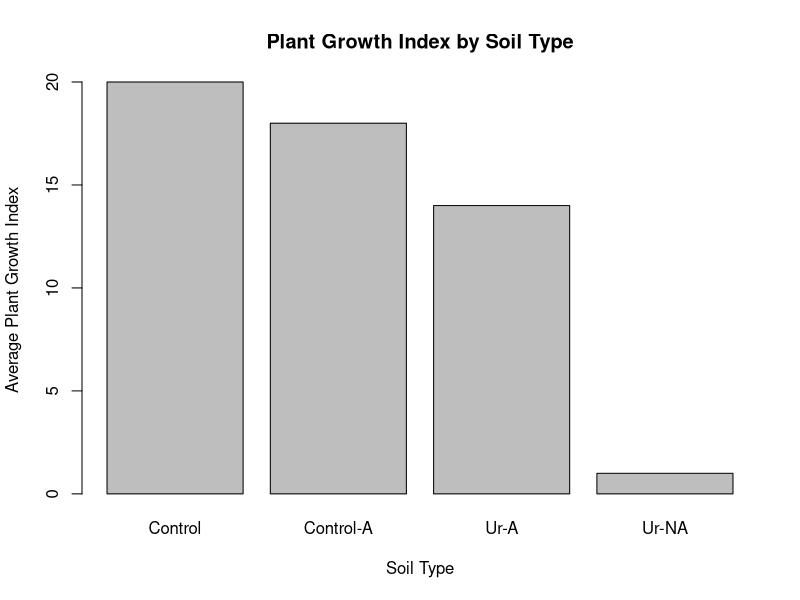

This chart was generated by the following R code:
soil <- c("Control", "Ur-NA", "Ur-A", "Control-A")
plant_growth <- c(20, 1, 14, 18)
data <- data.frame(soil, plant_growth)

head(data)

barplot(plant_growth ~ soil, data = data,
        main = "Plant Growth Index by Soil Type",
        xlab = "Soil Type",
        ylab = "Average Plant Growth Index")